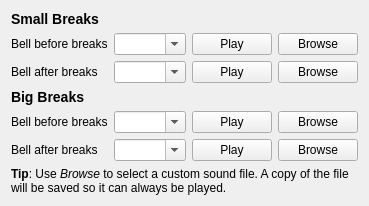
          <widget class="QWidget" name="soundPage">
           <layout class="QVBoxLayout" name="verticalLayout">
            <item>
             <widget class="QLabel" name="label_25">
              <property name="text">
               <string>&lt;h3&gt;Small Breaks&lt;/h3&gt;</string>
              </property>
             </widget>
            </item>
            <item>
             <layout class="QGridLayout" name="gridLayout_6" columnstretch="0,1,0,0">
              <item row="1" column="0">
               <widget class="QLabel" name="label_28">
                <property name="toolTip">
                 <string>Try restart Sane Break if no sound</string>
                </property>
                <property name="text">
                 <string>Bell after breaks</string>
                </property>
               </widget>
              </item>
              <item row="1" column="1">
               <widget class="QComboBox" name="smallEndBellSelect">
                <property name="editable">
                 <bool>true</bool>
                </property>
               </widget>
              </item>
              <item row="1" column="2">
               <widget class="QPushButton" name="playSmallEnd">
                <property name="text">
                 <string>Play</string>
                </property>
               </widget>
              </item>
              <item row="1" column="3">
               <widget class="QPushButton" name="browseSmallEnd">
                <property name="text">
                 <string>Browse</string>
                </property>
               </widget>
              </item>
              <item row="0" column="2">
               <widget class="QPushButton" name="playSmallStart">
                <property name="text">
                 <string>Play</string>
                </property>
               </widget>
              </item>
              <item row="0" column="3">
               <widget class="QPushButton" name="browseSmallStart">
                <property name="text">
                 <string>Browse</string>
                </property>
               </widget>
              </item>
              <item row="0" column="0">
               <widget class="QLabel" name="label_26">
                <property name="toolTip">
                 <string>Try restart Sane Break if no sound</string>
                </property>
                <property name="text">
                 <string>Bell before breaks</string>
                </property>
               </widget>
              </item>
              <item row="0" column="1">
               <widget class="QComboBox" name="smallStartBellSelect">
                <property name="editable">
                 <bool>true</bool>
                </property>
               </widget>
              </item>
             </layout>
            </item>
            <item>
             <widget class="QLabel" name="label_38">
              <property name="text">
               <string>&lt;h3&gt;Big Breaks&lt;/h3&gt;</string>
              </property>
             </widget>
            </item>
            <item>
             <layout class="QGridLayout" name="gridLayout_8" columnstretch="0,1,0,0">
              <item row="0" column="1">
               <widget class="QComboBox" name="bigStartBellSelect">
                <property name="sizePolicy">
                 <sizepolicy hsizetype="Preferred" vsizetype="Fixed">
                  <horstretch>0</horstretch>
                  <verstretch>0</verstretch>
                 </sizepolicy>
                </property>
                <property name="editable">
                 <bool>true</bool>
                </property>
               </widget>
              </item>
              <item row="0" column="0">
               <widget class="QLabel" name="label_33">
                <property name="text">
                 <string>Bell before breaks</string>
                </property>
               </widget>
              </item>
              <item row="0" column="2">
               <widget class="QPushButton" name="playBigStart">
                <property name="text">
                 <string>Play</string>
                </property>
               </widget>
              </item>
              <item row="0" column="3">
               <widget class="QPushButton" name="browseBigStart">
                <property name="text">
                 <string>Browse</string>
                </property>
               </widget>
              </item>
              <item row="1" column="2">
               <widget class="QPushButton" name="playBigEnd">
                <property name="text">
                 <string>Play</string>
                </property>
               </widget>
              </item>
              <item row="1" column="3">
               <widget class="QPushButton" name="browseBigEnd">
                <property name="text">
                 <string>Browse</string>
                </property>
               </widget>
              </item>
              <item row="1" column="1">
               <widget class="QComboBox" name="bigEndBellSelect">
                <property name="editable">
                 <bool>true</bool>
                </property>
               </widget>
              </item>
              <item row="1" column="0">
               <widget class="QLabel" name="label_35">
                <property name="text">
                 <string>Bell after breaks</string>
                </property>
               </widget>
              </item>
             </layout>
            </item>
            <item>
             <widget class="QLabel" name="label_37">
              <property name="enabled">
               <bool>true</bool>
              </property>
              <property name="text">
               <string>&lt;strong&gt;Tip&lt;/strong&gt;: Use &lt;i&gt;Browse&lt;/i&gt; to select a custom sound file. A copy of the file will be saved so it can always be played.</string>
              </property>
              <property name="wordWrap">
               <bool>true</bool>
              </property>
             </widget>
            </item>
           </layout>
          </widget>
